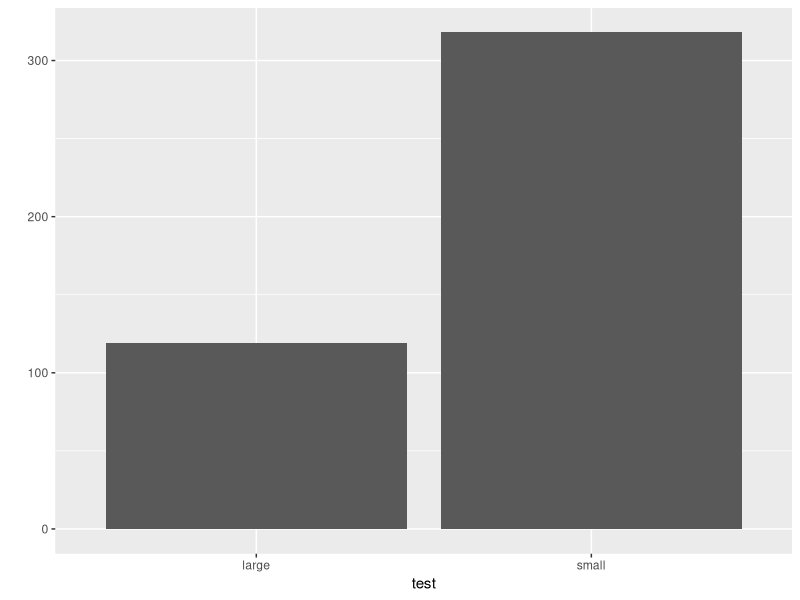

This figure's R source:
## ---- chunk 1
library(ggplot2)
## ---- chunk 2
mpg2 <- as.data.frame(ggplot2::mpg)
## ---- chunk 3
str(mpg2)
## ---- chunk 4
summary(mpg2)
## ---- chunk 5
library(ggplot2)
## ---- chunk 6
midwest2 <- as.data.frame(ggplot2::midwest)
## ---- chunk 7
str(midwest2)
## ---- chunk 8
summary(midwest2)
## ---- chunk 9
library(dplyr)
## ---- chunk 10
midwest2 <- rename(midwest2, total = poptotal)
## ---- chunk 11
midwest2 <- rename(midwest2, asian = popasian)
## ---- chunk 12
str(midwest2)
## ---- chunk 13
midwest2$percent <- midwest2$asian/midwest2$total*100
## ---- chunk 14
head(midwest2$percent)
## ---- chunk 15
mean(midwest2$percent)
## ---- chunk 16
midwest2$test <- ifelse(midwest2$percent > mean(midwest2$percent),"large","small")
## ---- chunk 17
View(midwest2)
## ---- chunk 18
table(midwest2$test)
## ---- chunk 19
qplot(data = midwest2, test)
## ---- chunk 20

